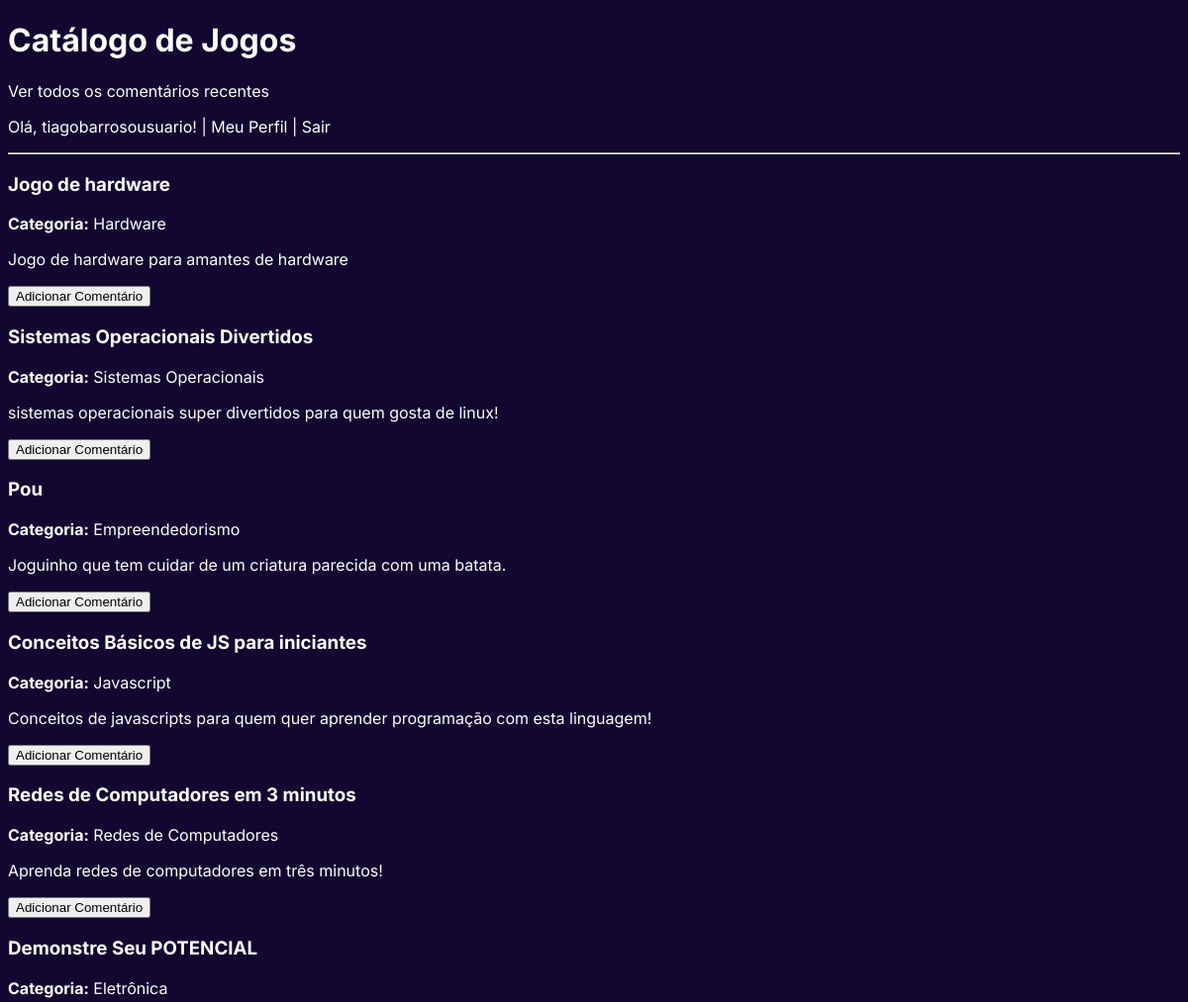
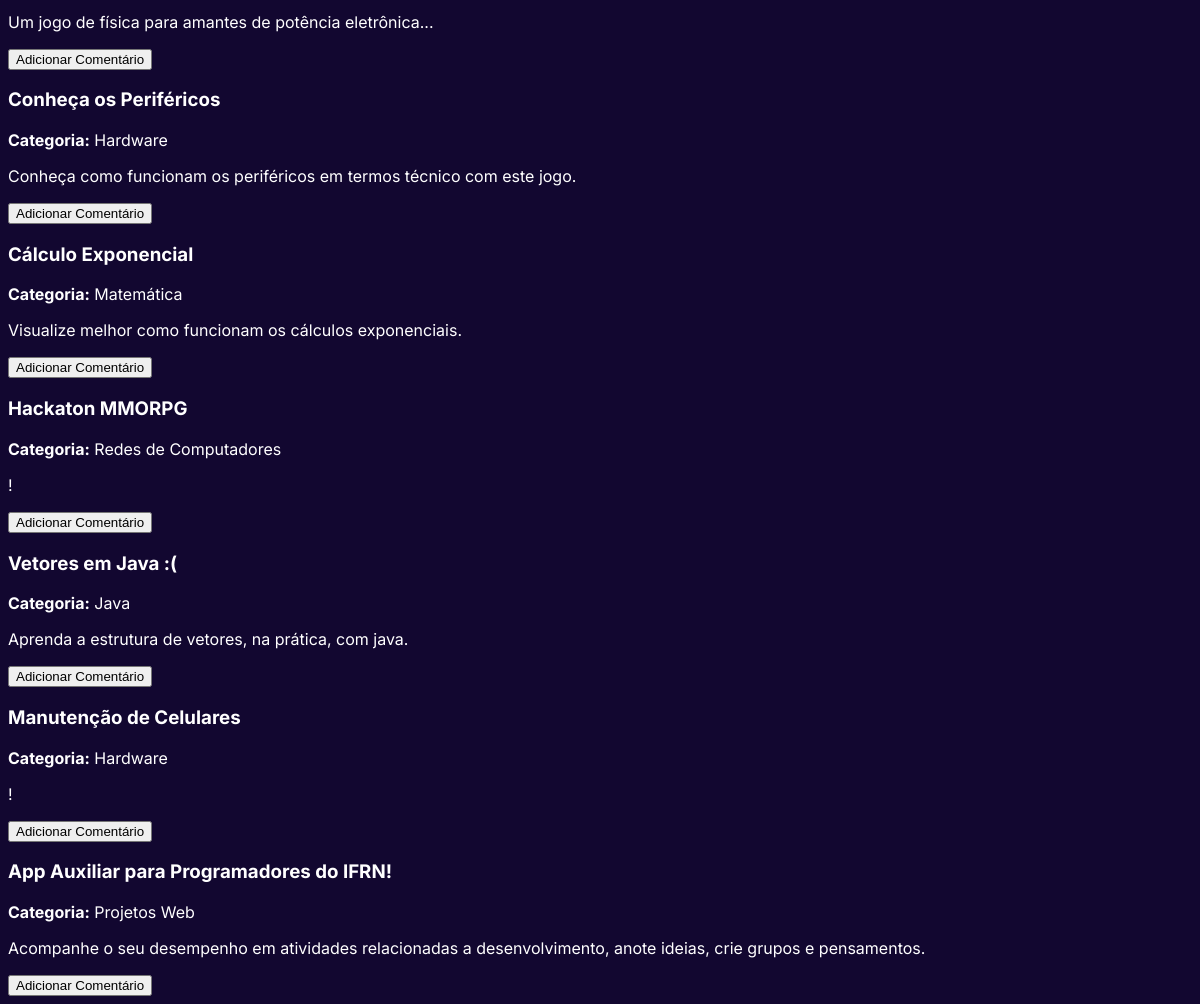
Page / (signed in) on the committed database (2 pictures, top to bottom).
### potplayapp/models.py (models this page shows, shortened)
class Jogo(models.Model):
    desenvolvedor = models.ForeignKey(User, on_delete=models.CASCADE, related_name="jogos_criados")
    categoria = models.ForeignKey(Categoria, on_delete=models.SET_NULL, null=True, blank=False)
    nome = models.CharField(max_length=255)
    descricao = models.TextField()
    arquivo_jogo = models.FileField(upload_to='arquivos_jogos/')
    data_submissao = models.DateTimeField(auto_now_add=True)

class Categoria(models.Model):
    nome = models.CharField(max_length=100, unique=True, help_text="Ex: Puzzle, Ação, Estratégia")

### potplayapp/views.py (the view)
# urls.py: path('', views.home_view, name='home'),
def home_view(request):
    lista_jogos = Jogo.objects.all()
    return render(request, 'home.html', {'jogos': lista_jogos})

### potplayapp/templates/home.html (shortened to what this page needs)
{% load static %}
<!DOCTYPE html>
<html lang="pt-br">
<head>
    <link rel="stylesheet" href="{% static 'potplayapp/css/global.css' %}">
</head>
<body>
    <h1>Catálogo de Jogos</h1>
    <p><a href="{% url 'todos_comentarios' %}">Ver todos os comentários recentes</a></p>
    {% if user.is_authenticated %}
        <p>Olá, {{ user.username }}! | <a href="{% url 'perfil' %}">Meu Perfil</a> | <a href="{% url 'logout' %}">Sair</a></p>
    {% else %}
        <p><a href="{% url 'login' %}">Login</a> | <a href="{% url 'cadastro' %}">Cadastre-se</a></p>
    {% endif %}
    <hr>
    {% for jogo in jogos %}
        <div class="jogo-card">
            <h3>{{ jogo.nome }}</h3>
            <p><strong>Categoria:</strong> {{ jogo.categoria.nome }}</p>
            <p>{{ jogo.descricao }}</p>
            <a href="{% url 'adicionar_comentario' jogo.id %}"><button>Adicionar Comentário</button></a>
        </div>
    {% empty %}
        <p>Nenhum jogo cadastrado ainda.</p>
    {% endfor %}
</body>
</html>

### potplayapp/static/potplayapp/css/global.css (style rules this page uses)
body { font-family: "Inter", sans-serif; background-color: #120730; color: white; }
a { color: white; text-decoration: none; }

### rows in the picture
Jogo: nome "Jogo de hardware", categoria.nome "Hardware", descricao "Jogo de hardware para amantes de hardware"
Jogo: nome "Sistemas Operacionais Divertidos", categoria.nome "Sistemas Operacionais", descricao "sistemas operacionais super divertidos para quem gosta de linux!"
Jogo: nome "Pou", categoria.nome "Empreendedorismo", descricao "Joguinho que tem cuidar de um criatura parecida com uma batata."
Jogo: nome "Conceitos Básicos de JS para iniciantes", categoria.nome "Javascript", descricao "Conceitos de javascripts para quem quer aprender programação com esta linguagem!"
Jogo: nome "Redes de Computadores em 3 minutos", categoria.nome "Redes de Computadores", descricao "Aprenda redes de computadores em três minutos!"
Jogo: nome "Demonstre Seu POTENCIAL", categoria.nome "Eletrônica", descricao "Um jogo de física para amantes de potência eletrônica..."
Jogo: nome "Conheça os Periféricos", categoria.nome "Hardware", descricao "Conheça como funcionam os periféricos em termos técnico com este jogo."
Jogo: nome "Cálculo Exponencial", categoria.nome "Matemática", descricao "Visualize melhor como funcionam os cálculos exponenciais."
Jogo: nome "Hackaton MMORPG", categoria.nome "Redes de Computadores", descricao "!"
Jogo: nome "Vetores em Java :(", categoria.nome "Java", descricao "Aprenda a estrutura de vetores, na prática, com java."
Jogo: nome "Manutenção de Celulares", categoria.nome "Hardware", descricao "!"
Jogo: nome "App Auxiliar para Programadores do IFRN!", categoria.nome "Projetos Web", descricao "Acompanhe o seu desempenho em atividades relacionadas a desenvolvimento, anote ideias, crie grupos e pensamentos."

### other values in the picture
{{ user.username }} "tiagobarrosousuario"
